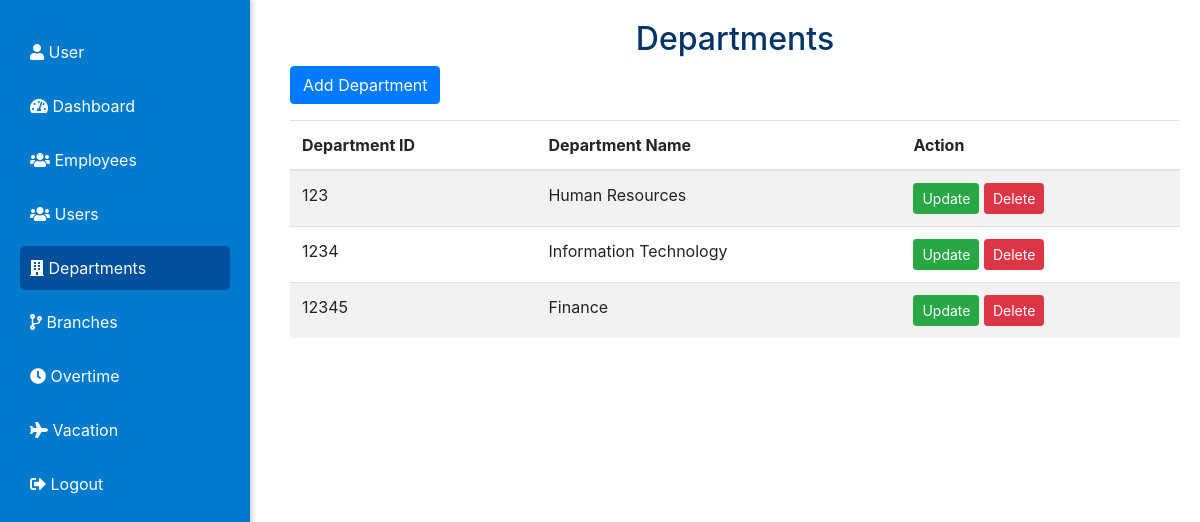
Page /pages/departments.php (signed in) on the committed database.
### tables this page shows
CREATE TABLE `departments` (
  `DepartmentID` int(11) NOT NULL,
  `DepartmentName` varchar(100) NOT NULL
);

### pages/departments.php (the view, shortened to what this page needs)
<?php
include '../includes/db.php';
$query = "SELECT DepartmentID, DepartmentName
          FROM Departments";
$result = $conn->query($query);
?>
<!DOCTYPE html>
<html lang="en">
<head>
    <link rel="stylesheet" href="../css/styles.css">
    <link rel="stylesheet" href="https://maxcdn.bootstrapcdn.com/bootstrap/4.5.2/css/bootstrap.min.css">
    <link rel="stylesheet" href="https://cdnjs.cloudflare.com/ajax/libs/font-awesome/5.15.3/css/all.min.css">
</head>
<body>
<div class="sidebar">
    <ul class="list-unstyled">
        <li><a href="profile.php"><i class="fas fa-user"></i> <?php echo htmlspecialchars($_SESSION['username']); ?></a></li>
        <li><a href="dashboard.php"><i class="fas fa-tachometer-alt"></i> Dashboard</a></li>
        <li><a href="employees.php"><i class="fas fa-users"></i> Employees</a></li>
        <li><a href="users.php"><i class="fas fa-users"></i> Users</a></li>
        <li><a href="departments.php" class="active"><i class="fas fa-building"></i> Departments</a></li>
        <li><a href="branches.php"><i class="fas fa-code-branch"></i> Branches</a></li>
        <li><a href="overtime.php"><i class="fas fa-clock"></i> Overtime</a></li>
        <li><a href="vacation.php"><i class="fas fa-plane"></i> Vacation</a></li>
        <li><a href="logout.php"><i class="fas fa-sign-out-alt"></i> Logout</a></li>
    </ul>
</div>
    <div class="content" style="margin-left: 270px; padding: 20px;">
        <h2 class="text-center">Departments</h2>
        <button class="btn btn-primary mb-3" data-toggle="modal" data-target="#addDepartmentModal">Add Department</button>
        <table class="table table-striped">
            <thead>
                <tr>
                    <th>Department ID</th>
                    <th>Department Name</th>
                    <th>Action</th>
            </thead>
            <tbody>
    <?php while ($row = $result->fetch_assoc()): ?>
    <tr>
        <td><?php echo $row['DepartmentID']; ?></td>
        <td><?php echo $row['DepartmentName']; ?></td>
        <td>
            <button class="btn btn-success btn-sm" data-toggle="modal" data-target="#updateDepartmentModal" onclick="populateUpdateForm('<?php echo $row['DepartmentID']; ?>', '<?php echo $row['DepartmentName']; ?>')">Update</button>
            <button class="btn btn-danger btn-sm" onclick="deleteDepartment('<?php echo $row['DepartmentID']; ?>')">Delete</button>
        </td>
    </tr>
    <?php endwhile; ?>
</tbody>
        </table>
    </div>
</body>
</html>

### css/styles.css (style rules this page uses)
body { font-family: Arial, sans-serif; background-color: white; margin: 0; padding: 0; }
.sidebar { width: 220px; background: #003366; color: #ffffff; padding: 20px; position: fixed; height: 100%; top: 0; left: 0; box-shadow: 2px 0 5px rgba(0, 0, 0, 0.2); }
.sidebar ul { list-style-type: none; padding: 0; }
.sidebar li { margin: 10px 0; }
.sidebar a { color: #ffffff; text-decoration: none; padding: 10px; display: block; transition: background 0.3s; }
button { padding: 12px; margin: 10px 0; border: none; border-radius: 5px; background: #007acc; color: #ffffff; font-size: 16px; cursor: pointer; transition: background 0.3s; }
h2 { color: #003366; }
.sidebar { background-color: #007acc; height: 100vh; position: fixed; width: 250px; }
.sidebar a { color: white; text-decoration: none; }
.sidebar a.active { background-color: #00509e; color: white; border-radius: 5px; }

### rows in the picture
departments: DepartmentID "123", DepartmentName "Human Resources"
departments: DepartmentID "1234", DepartmentName "Information Technology"
departments: DepartmentID "12345", DepartmentName "Finance"

### other values in the picture
$_SESSION['username'] "User"
